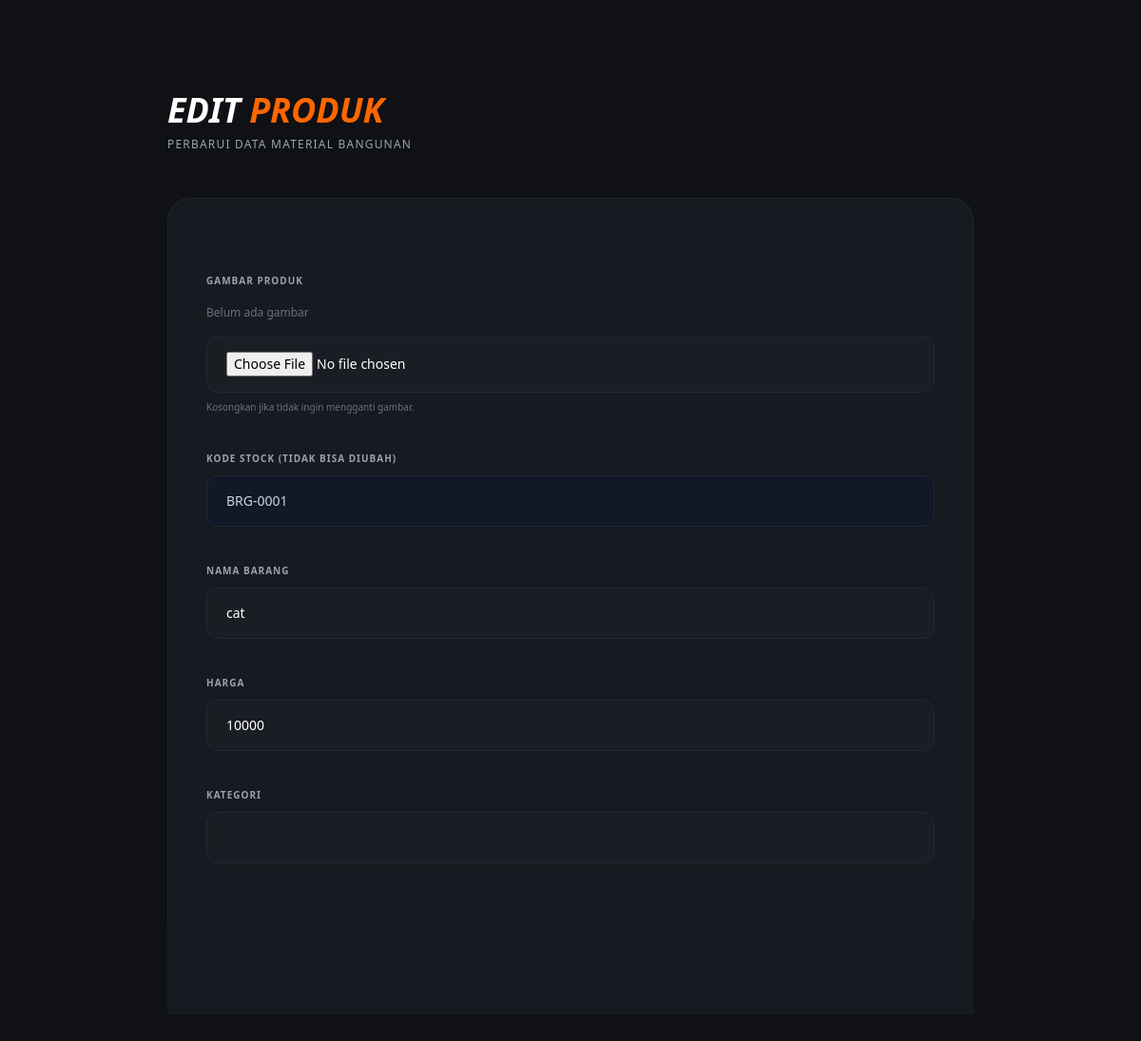
Screenshot of /admin/edit_produk.php?id=1 (signed in) with the database file from the repository.
### tables this page shows
CREATE TABLE `produk` (
  `id_produk` int(11) NOT NULL,
  `kode_stock` varchar(50) NOT NULL,
  `nama_stock` varchar(255) NOT NULL,
  `milik` varchar(100) DEFAULT NULL,
  `harga` int(11) NOT NULL DEFAULT 0,
  `gambar` varchar(255) DEFAULT NULL,
  `status` tinyint(4) NOT NULL DEFAULT 1,
  `created_at` timestamp NOT NULL DEFAULT current_timestamp(),
  `qty` int(11) NOT NULL DEFAULT 0,
  `merk` varchar(100) DEFAULT NULL
);

### admin/edit_produk.php (the view, shortened to what this page needs)
<?php
require_once __DIR__ . '/../koneksi/koneksi.php';
$id_produk = (int)$_GET['id'];
$stmt = mysqli_prepare($koneksi, "SELECT id_produk, kode_stock, nama_stock, harga, merk, gambar FROM produk WHERE id_produk = ? LIMIT 1");
mysqli_stmt_bind_param($stmt, "i", $id_produk);
mysqli_stmt_execute($stmt);
$result = mysqli_stmt_get_result($stmt);
$row = mysqli_fetch_assoc($result);
$projectFolder = '/web_tokobangunan';
$uploadWebPath = $projectFolder . '/assets/uploads/';
$uploadDiskDir = rtrim($_SERVER['DOCUMENT_ROOT'], '/\\') . $uploadWebPath;
$gambar = $row['gambar'] ?? '';
$imgSrc = $uploadWebPath . $gambar;
$imgDiskPath = $uploadDiskDir . $gambar;
function esc($v) {
    return htmlspecialchars((string)$v, ENT_QUOTES, 'UTF-8');
}
?>
<!DOCTYPE html>
<html lang="id">
<head>
    <script src="https://cdn.tailwindcss.com"></script>
</head>
<body>
<div class="max-w-4xl mx-auto py-24 px-6">
    <div class="mb-12">
        <h1 class="text-4xl font-black italic uppercase">
            Edit <span class="text-orange-maju">Produk</span>
        </h1>
        <p class="text-gray-400 text-xs uppercase tracking-widest mt-2">
            Perbarui data material bangunan
        </p>
    </div>
    <div class="card-glass rounded-3xl p-10">
        <form action="proses/proses_edit.php"
              method="POST"
              enctype="multipart/form-data"
              class="space-y-8">
            <div>
                <label class="text-[10px] uppercase tracking-widest text-gray-400 font-bold">
                    Gambar Produk
                </label>
                <?php if (!empty($gambar) && file_exists($imgDiskPath)): ?>
                    <img src="<?= esc($imgSrc); ?>"
                         class="mt-4 w-40 h-40 object-cover rounded-xl border border-gray-700">
                <?php else: ?>
                    <p class="text-xs text-gray-500 mt-4">Belum ada gambar</p>
                <?php endif; ?>
                <input type="file" name="gambar" accept="image/*"
                       class="w-full mt-4 bg-[#1A1D23] border border-gray-800 rounded-xl px-5 py-4 text-sm">
                <p class="text-[10px] text-gray-500 mt-2">
                    Kosongkan jika tidak ingin mengganti gambar.
                </p>
            </div>
            <div>
                <label class="text-[10px] uppercase tracking-widest text-gray-400 font-bold">
                    Kode Stock (tidak bisa diubah)
                </label>
                <input type="text" name="kode_stock"
                       value="<?= esc($row['kode_stock']); ?>"
                       readonly
                       class="w-full mt-2 bg-[#111827] border border-gray-800 rounded-xl px-5 py-4 text-sm text-gray-300 cursor-not-allowed">
            </div>
            <div>
                <label class="text-[10px] uppercase tracking-widest text-gray-400 font-bold">
                    Nama Barang
                </label>
                <input type="text" name="nama_stock"
                       value="<?= esc($row['nama_stock']); ?>" required
                       class="w-full mt-2 bg-[#1A1D23] border border-gray-800 rounded-xl px-5 py-4 text-sm">
            </div>
            <div>
                <label class="text-[10px] uppercase tracking-widest text-gray-400 font-bold">
                    Harga
                </label>
                <input type="number" name="harga" min="0"
                       value="<?= (int)($row['harga'] ?? 0); ?>" required
                       class="w-full mt-2 bg-[#1A1D23] border border-gray-800 rounded-xl px-5 py-4 text-sm">
            </div>
            <div>
            <label class="text-[10px] uppercase tracking-widest text-gray-400 font-bold">
                Kategori
            </label>
            <input type="text" name="milik"
                    value="<?= esc($row['milik'] ?? ''); ?>" required
                    class="w-full mt-2 bg-[#1A1D23] border border-gray-800 rounded-xl px-5 py-4 text-sm">
            </div>
            <div class="flex gap-4 pt-8">
                <button type="submit"
                        class="bg-orange-maju px-10 py-4 rounded-xl font-black uppercase tracking-widest text-sm">
                </button>
                <a href="index.php"
                   class="px-10 py-4 rounded-xl border border-gray-700 uppercase tracking-widest text-sm">
                </a>
            </div>
        </form>
    </div>
</div>
</body>
</html>

### admin/edit_produk.php (style rules this page uses)
body { background:#0F1115; color:white; }
.card-glass { background: rgba(26,29,35,.8); backdrop-filter: blur(10px); border:1px solid rgba(255,255,255,.05); }
.bg-orange-maju { background:#FF6600; }
.text-orange-maju { color:#FF6600; }

### rows the page displays
produk: kode_stock "BRG-0001", nama_stock "cat", harga "10000"
